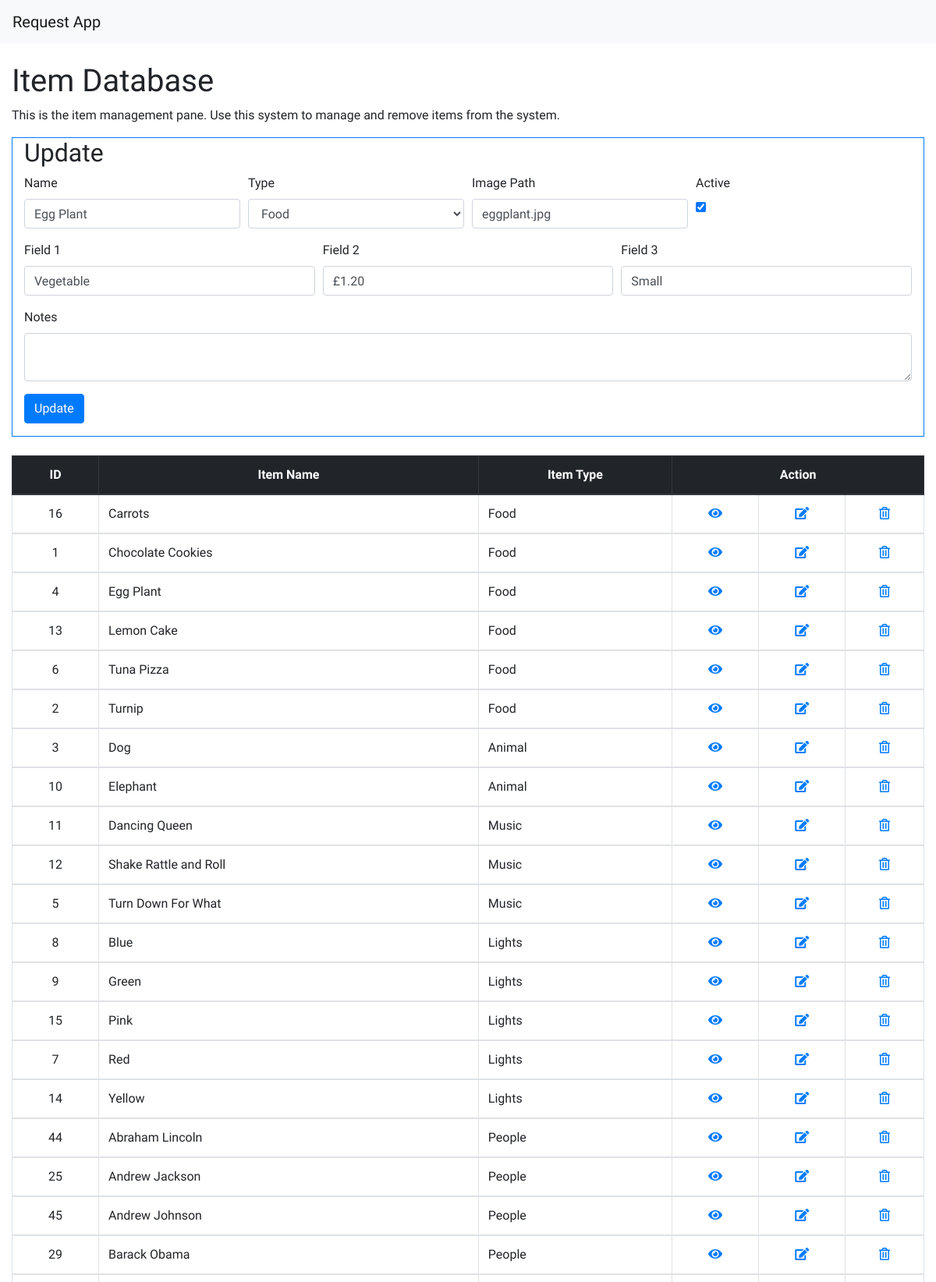
Screenshot of /crud/index.php?edit=4 (upper part) with the database file from the repository.
### tables this page shows
CREATE TABLE `items` (
  `item_id` int(11) NOT NULL COMMENT 'ID of the Item',
  `item_name` varchar(50) DEFAULT NULL COMMENT 'Name of the Item',
  `item_type` varchar(50) DEFAULT NULL COMMENT 'Type of the Item',
  `item_image` varchar(50) DEFAULT NULL COMMENT 'Item Image Path',
  `item_active` tinyint(1) NOT NULL DEFAULT '1' COMMENT 'Wether the item is active or not.',
  `item_notes` text COMMENT 'Item Notes',
  `item_price` float DEFAULT NULL COMMENT 'Item Price',
  `item_schema` int(11) DEFAULT NULL COMMENT 'Item field schema',
  `item_f1` varchar(255) DEFAULT NULL COMMENT 'Field 1',
  `item_f2` varchar(255) DEFAULT NULL COMMENT 'Field 2',
  `item_f3` varchar(255) DEFAULT NULL COMMENT 'Field 3'
);

CREATE TABLE `types` (
  `type_id` int(11) NOT NULL COMMENT 'The ID of the Type',
  `type_name` varchar(50) NOT NULL COMMENT 'The Name of the Type'
);

### crud/index.php (the view, shortened to what this page needs)
<?php include_once '../partials/_header.php' ?>
<?php
$name = $type = $imagePath = $active = "";
$update = false;
if (isset($_GET['edit'])) {
    $id = $_GET['edit'];
    $update = true;
    $record = mysqli_query($link, "SELECT * FROM items WHERE item_id=$id");
    if (count($record) == 1) {
        $n = mysqli_fetch_array($record);
        $name = $n['item_name'];
        $notes = $n['item_notes'];
        $imagePath = $n['item_image'];
        $field1 = $n['item_f1'];
        $field2 = $n['item_f2'];
        $field3 = $n['item_f3'];
    }
}
?>
  <div id='bodyContainer' class='fluid-container'>
    <br>
    <div class='col-md-12'>
            <h1>Item Database</h1>
            <p>This is the item management pane. Use this system to manage and remove items from the system.</p>
            <div class='border border-primary'>
              <div class='col-md-12'>
                <?php if ($update == true): ?>
                  <h2>Update</h2>
                <?php else: ?>
                  <h2>Add</h2>
                <?php endif ?>
                <form class='' method="post" action="server.php" >
                <div class='form-row'>
                  <div class='col'>
                    <div class="form-group">
                      <label class="">Name</label><br>
                      <input class='form-control' type="text" name="name" placeholder="Item Name" value="<?php echo $name; ?>">
                    </div>
                  </div>
                  <div class='col'>
                    <div class="form-group">
                  		<label class="">Type</label><br>
                      <?php
                      $typeResult = mysqli_query($link,"SELECT * FROM types ORDER BY type_name ASC");
                      echo "<select id='typeSelect' class='form-control' name='type'>";
                        while($row = mysqli_fetch_array($typeResult)) {
                          echo "<option class='form-control' value='" . $row['type_id'] . "'>" . $row['type_name'] . "</option>";
                        }
                        echo "</select>";
                        ?>
                    </div>
                  </div>
                  <div class='col'>
                    <div class="form-group">
                      <label class="">Image Path</label><br>
                      <input class='form-control' type="text" name="imagePath" placeholder="Image Path" value="<?php echo $imagePath; ?>">
                    </div>
                  </div>
                  <div class='col'>
                    <div class="form-group">
                      <label class="">Active</label><br>
                      <input id='activeCheckbox' type="checkbox" name="active" value="1">
                    </div>
                  </div>
                </div>
                <div class="form-row">
                  <div class="col">
                    <div class="form-group">
                      <label for="field1">Field 1</label>
                      <input class='form-control' type="text" name="field1" placeholder="Field 1" value="<?php echo $field1; ?>">
                    </div>
                  </div>
                  <div class="col">
                    <div class="form-group">
                      <label for="field2">Field 2</label>
                      <input class='form-control' type="text" name="field2" placeholder="Field 2" value="<?php echo $field2; ?>">
                    </div>
                  </div>
                  <div class="col">
                    <div class="form-group">
                      <label for="field3">Field 3</label>
                      <input class='form-control' type="text" name="field3" placeholder="Field 3" value="<?php echo $field3; ?>">
                    </div>
                  </div>
                </div>
                <div class="form-row">
                  <div class="col">
                    <div class="form-group">
                      <label for="notes">Notes</label>
                      <textarea class='form-control' name="notes"><?php echo $notes; ?></textarea>
                    </div>
                  </div>
                </div>
                	<div class="form-group">
                		<?php if ($update == true): ?>
                			<button class="btn btn-primary" type="submit" name="update">Update</button>
                		<?php else: ?>
                			<button class="btn btn-success" type="submit" name="save">Add</button>
                		<?php endif ?>
                	</div>
                </form>
              </div>
            </div>
            <br>
            <?php
            $activesql = "SELECT * FROM items INNER JOIN types ON items.item_type=types.type_id ORDER BY item_type, item_name ASC";
            if ($result = mysqli_query($link, $activesql)) {
                if (mysqli_num_rows($result) > 0) {
                    ?>
            <table id='resultTable' class='table table-bordered'>
              <thead class="thead-dark">
                <tr>
                  <th class='text-center'>ID</th>
                  <th class='text-center'>Item Name</th>
                  <th class='text-center'>Item Type</th>
                  <th class='text-center' colspan="3">Action</th>
                </tr>
              </thead>
              <?php
                  while ($row = mysqli_fetch_array($result)) {
                    $itemID = $row['item_id'];
                    $itemName = $row['item_name'];
                    $itemType = $row['type_name'];
                      echo "<tbody>";
                        echo "<tr>";
                          echo "<td class='text-center'>" . $itemID . "</td>";
                          echo "<td>" . $itemName . "</td>";
                          echo "<td>" . $itemType . "</td>";
                          echo "<td class='text-center'><a href='view.php?id=" . $itemID . "' class='view_btn'><i class='fas fa-eye'></i></a></td>";
                          echo "<td class='text-center'><a href='index.php?edit=" . $itemID . "' class='edit_btn'><i class='fas fa-edit'></i></a></td>";
                          echo "<td class='text-center'><a href='server.php?del=" . $itemID . "' class='del_btn'><i class='far fa-trash-alt'></i></a></td>";
                        echo "</tr>";
                      echo "</tbody>";
                  }
                    echo "</table>";
                } else {
                    echo "<p class='alert alert-info'>No items were found.</p>";
                }
            } else {
                SQLError($link);
            } ?>
          </div>
    </div>
    <?php include '../partials/_footer.php'; ?>

### css/master.css (style rules this page uses)
* { font-family: 'KoHo', sans-serif; }

### rows the page displays
items: name "Egg Plant", imagePath "eggplant.jpg", field1 "Vegetable", field2 "£1.20", field3 "Small", item_id "4", item_name "Egg Plant", types.type_name "Food"
items: item_id "16", item_name "Carrots", types.type_name "Food"
items: item_id "1", item_name "Chocolate Cookies", types.type_name "Food"
items: item_id "13", item_name "Lemon Cake", types.type_name "Food"
items: item_id "6", item_name "Tuna Pizza", types.type_name "Food"
items: item_id "2", item_name "Turnip", types.type_name "Food"
items: item_id "3", item_name "Dog", types.type_name "Animal"
items: item_id "10", item_name "Elephant", types.type_name "Animal"
items: item_id "11", item_name "Dancing Queen", types.type_name "Music"
items: item_id "12", item_name "Shake Rattle and Roll", types.type_name "Music"
items: item_id "5", item_name "Turn Down For What", types.type_name "Music"
items: item_id "8", item_name "Blue", types.type_name "Lights"
items: item_id "9", item_name "Green", types.type_name "Lights"
items: item_id "15", item_name "Pink", types.type_name "Lights"
items: item_id "7", item_name "Red", types.type_name "Lights"
items: item_id "14", item_name "Yellow", types.type_name "Lights"
items: item_id "44", item_name "Abraham Lincoln", types.type_name "People"
items: item_id "25", item_name "Andrew Jackson", types.type_name "People"
items: item_id "45", item_name "Andrew Johnson", types.type_name "People"
items: item_id "29", item_name "Barack Obama", types.type_name "People"

### other values shown
form field type "Food"
